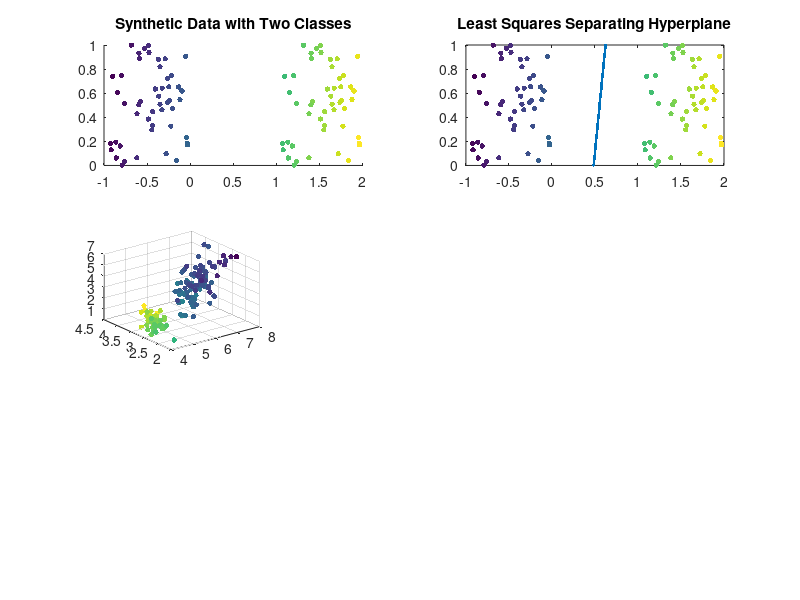

Recreate this plot in MATLAB. (Note: this script raises an error after producing the figure.)
% Ian Schweickart
% February 15, 2017
% Math 166-Data Mining
% 
% Lab 2
%
% Part 1: Synthetic Data Classification
% Find the least squares classification function for a randomly generated 
% data set.

A=rand(50,2); %uniform from 0 to 1 and 0 to 1
X1=[ones(50,1) A+[ones(50,1) zeros(50,1)]];
X1=[X1; ones(50,1) A-[ones(50,1) zeros(50,1)]]; %X tilde
y1=[ones(50,1); zeros(50,1)]; %known labels
Beta = inv(X1'*X1)*X1'*y1; % least squares solution

% plot data and hyperplane and color points by the output function value

fx = Beta(1)*X1(:,1)+Beta(2)*X1(:,2)+Beta(3)*X1(:,3); % Approximation of y
x1 = -1:.001:2; % hyperplane vector
x2 = 1/Beta(3)*(.5-Beta(1)-Beta(2)*x1); % solve for line = 1/2

figure
subplot(3,2,1);
scatter(X1(:,2),X1(:,3),15,fx, 'filled');
title('Synthetic Data with Two Classes')

subplot(3,2,2);
plot(x1, x2,'.');
hold on
scatter(X1(:,2),X1(:,3),15,fx,'filled');
axis([-1,2,0,1]);
title('Least Squares Separating Hyperplane');
hold off


% Part 2: Iris Data Set
% Find the least squares classification function for 3 pairs of x-values
% from the Fisher Iris data set.

load fisheriris.mat

xIris = [ones(150,1) meas]; % X tilde
ySet = [ones(50,1);zeros(100,1)]; % Setosa labels
bSet = inv(xIris'*xIris)*xIris'*ySet; % Setosa classification
yVers = [zeros(50,1);ones(50,1);zeros(50,1)]; % Versicolor labels
bVers = inv(xIris'*xIris)*xIris'*yVers;% Versicolor classification
yVirg = [zeros(100,1);ones(50,1)]; % Virginica labels
bVirg = inv(xIris'*xIris)*xIris'*yVirg; % Virginica classification

% Compare Sepal Length, Sepal Width, Petal Length
% Classified by Setosa
fSet = bSet(1)*xIris(:,1)+bSet(2)*xIris(:,2)+bSet(3)*xIris(:,3) ... 
                         +bSet(4)*xIris(:,4); % Approximation of ySet
subplot(3,3,4);
s = scatter3(xIris(:,2),xIris(:,3), xIris(:,4),15,fSet,'filled');
s.MarkerEdgeColor=[0 0 0]; 
axis([min(xIris(:,2)) max(xIris(:,2)) min(xIris(:,3)) max(xIris(:,3)) ...
      min(xIris(:,4)) max(xIris(:,4))]);
title('Setosa');
xlabel('Sepal Length'); ylabel('Sepal Width'); zlabel('Petal Length');

% Compare Sepal Width, Petal Length, Petal Width
% Classified by Versicolor
fVers = bVers(1)*xIris(:,1)+bVers(3)*xIris(:,3)+bVers(4)*xIris(:,4) ... 
                           +bVers(5)*xIris(:,5); % Approximation of yVers
subplot(3,3,5);
ve = scatter3(xIris(:,3),xIris(:,4),xIris(:,5),15,fVers,'filled');
ve.MarkerEdgeColor=[0 0 0];
axis([min(xIris(:,3)) max(xIris(:,3)) min(xIris(:,4)) max(xIris(:,4)) ...
      min(xIris(:,5)) max(xIris(:,5))]);
title('Versicolor');
xlabel('Sepal Width'); ylabel('Petal Length'); zlabel('Petal Width');

% Compare Sepal Length, Petal Length, Petal Width
% Classified by Virginica
fVirg = bVirg(1)*xIris(:,1)+bVirg(2)*xIris(:,2)+bVirg(4)*xIris(:,4) ... 
                           +bVirg(5)*xIris(:,5); % Approximation of yVirg
subplot(3,3,6);
vi = scatter3(xIris(:,2),xIris(:,4), xIris(:,5),15,fVirg,'filled');
vi.MarkerEdgeColor=[0 0 0];
axis([min(xIris(:,2)) max(xIris(:,2)) min(xIris(:,4)) max(xIris(:,4)) ...
      min(xIris(:,5)) max(xIris(:,5))]);
title('Virginica');
xlabel('Sepal Length'); ylabel('Petal Length'); zlabel('Petal Width');


% Part 3: Image Segmentation
% Plot the results of the optimal classification function as a pixel 
% intensity at each original pixel location.

I = imread('image.jpg');
A = imread('mask0.jpg');
B = imread('mask1.jpg');

W = size(I,2);
H = size(I,1);
XI = cast(reshape(I,[W*H,3]),'double')/255.0;
XA = cast(reshape(A,[W*H,3]),'double')/255.0;
XA = mean(XA,2) > 0.5;
XB = cast(reshape(B,[W*H,3]),'double')/255.0;
XB = mean(XB,2) > 0.5;

image = I;
IXTR = XA > 0.5 | XB > 0.5;

masked_image = zeros(size(XI));
masked_image(IXTR,:) = XI(IXTR,:);

foreground = masked_image;
background = masked_image;

for i=1:3,
    foreground(:,i) = XI(:,i).*(XA);
    background(:,i) = XI(:,i).*(XB);
end;

foreground = reshape(foreground,[H W 3]);
background = reshape(background,[H W 3]);

X = XI(IXTR,:);
Y = XA(IXTR);

imBeta = inv(X'*X)*X'*Y;

fx = imBeta(1)*X(:,1)+ imBeta(2)*X(:,2)+ imBeta(3)*X(:,3);
% Not sure how to use fx here, or even if I have the right beta

subplot(3,3,7);


subplot(3,3,8);


subplot(3,3,9);
